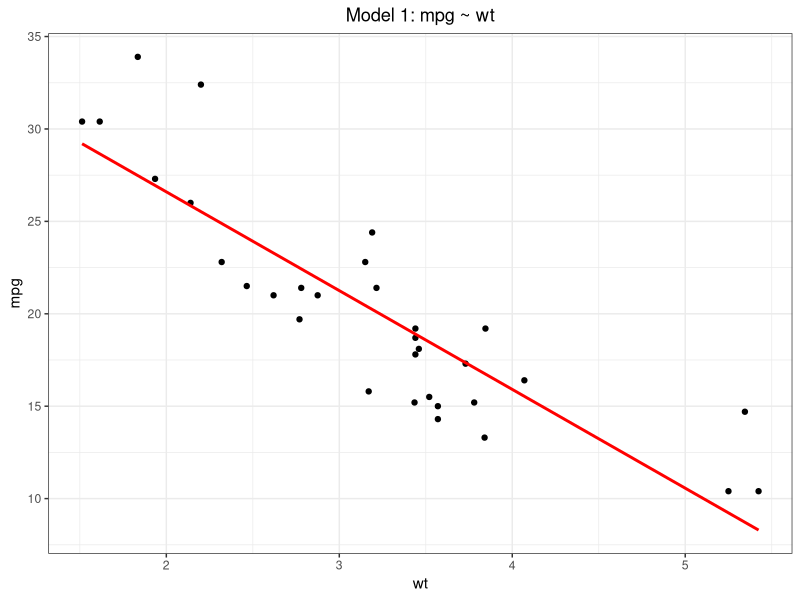
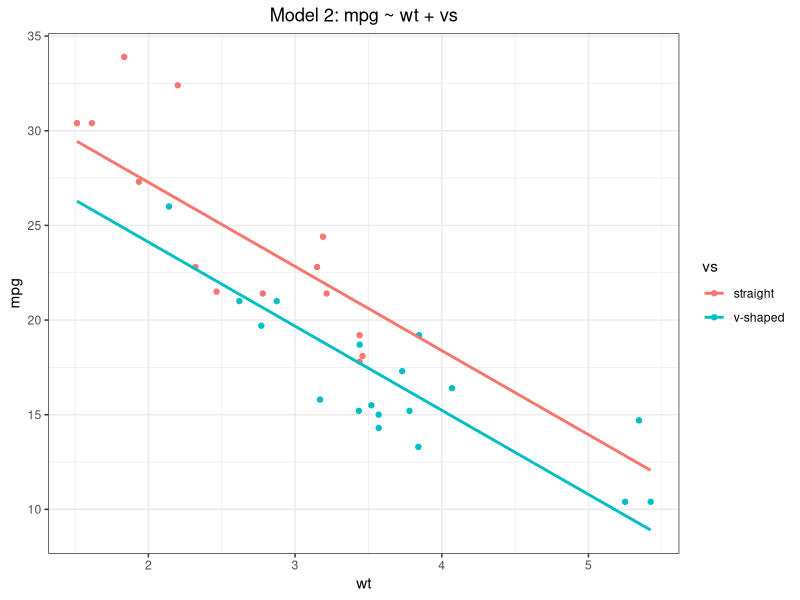
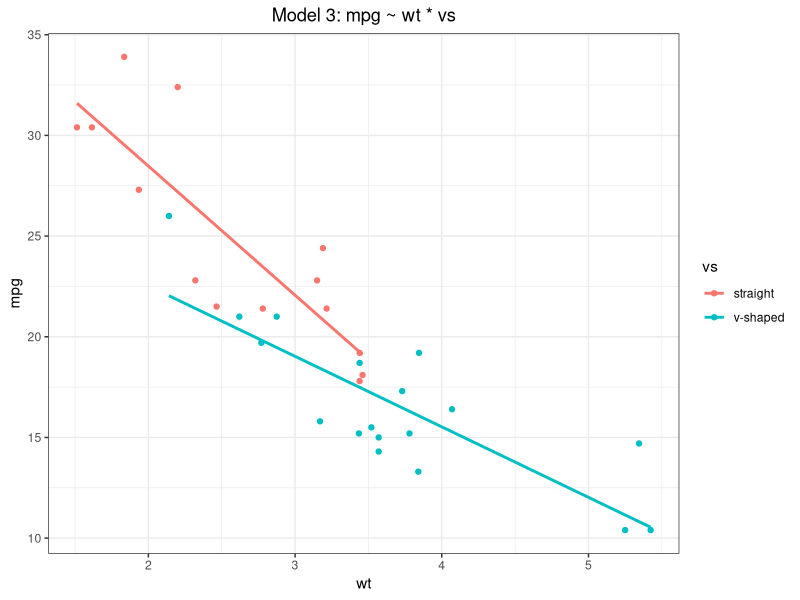

R code for these plots, in order:
## ---- chunk 1
library(dplyr)                              ## Data Transformation
library(tidyr)                              ## Data Transformation
library(stringr)                            ## Data Transformation
library(ggplot2)                            ## Data Visualization
## ---- chunk 2
mod_1_mtcars <- mtcars %>% 
  mutate(vs = case_when(
    vs == 1 ~ "straight",
    TRUE ~ "v-shaped"
  ))
## ---- chunk 3

model_1 <- lm(mpg ~ wt, data = mod_1_mtcars)
summary(model_1)
## ---- chunk 4
# Plot Model 1
ggplot(mod_1_mtcars, aes(x = wt, y = mpg)) +
  geom_point() +
  geom_smooth(method = "lm", se = FALSE, color = "red") +
  ggtitle("Model 1: mpg ~ wt") + 
  theme_bw() +
  theme(plot.title = element_text(hjust = 0.5))
## ---- chunk 5
model_2 <- lm(mpg ~ wt + vs, data = mod_1_mtcars)
summary(model_2)
## ---- chunk 6
# Generate prediction lines
newdata <- expand.grid(
  wt = seq(min(mod_1_mtcars$wt), max(mod_1_mtcars$wt), length.out = 100),
  vs = c("straight", "v-shaped")
)
newdata$pred <- predict(model_2, newdata)

# Plot with same slope, different intercepts
ggplot(mod_1_mtcars, aes(x = wt, y = mpg, color = vs)) +
  geom_point() +
  geom_line(data = newdata, aes(x = wt, y = pred, color = vs), size = 1) +
  ggtitle("Model 2: mpg ~ wt + vs") +
  theme_bw() +
  theme(plot.title = element_text(hjust = 0.5))
## ---- chunk 7
model_3 <- lm(mpg ~ wt * vs, data = mod_1_mtcars)
summary(model_3)
## ---- chunk 8
# Plot Model 3
ggplot(mod_1_mtcars, aes(x = wt, y = mpg, color = vs)) +
  geom_point() +
  geom_smooth(method = "lm", se = FALSE) +
  ggtitle("Model 3: mpg ~ wt * vs") + 
  theme_bw() +
  theme(plot.title = element_text(hjust = 0.5))
